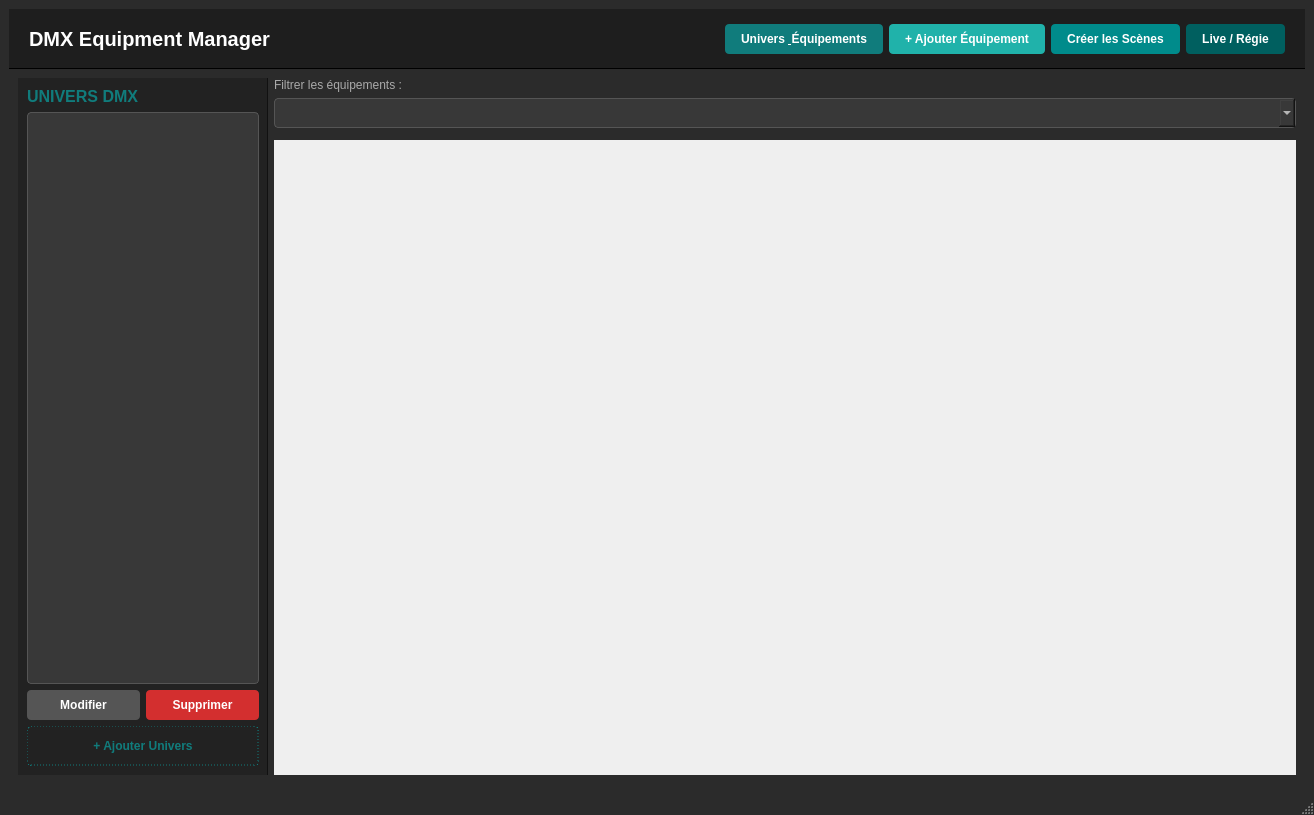
<?xml version="1.0" encoding="UTF-8"?>
<ui version="4.0">
 <class>InterfacePcClient</class>
 <widget class="QMainWindow" name="InterfacePcClient">
  <property name="geometry">
   <rect>
    <x>0</x>
    <y>0</y>
    <width>1314</width>
    <height>811</height>
   </rect>
  </property>
  <property name="windowTitle">
   <string>DMX Equipment Manager</string>
  </property>
  <property name="styleSheet">
   <string notr="true">QMainWindow { background-color: #2b2b2b; }</string>
  </property>
  <widget class="QWidget" name="centralWidget">
   <layout class="QVBoxLayout" name="mainLayout">
    <property name="spacing">
     <number>0</number>
    </property>
    <item>
     <widget class="QFrame" name="header">
      <property name="styleSheet">
       <string notr="true">QFrame#header { background-color: #1e1e1e; border-bottom: 1px solid #000; }</string>
      </property>
      <layout class="QHBoxLayout" name="headerLayout">
       <property name="leftMargin">
        <number>20</number>
       </property>
       <property name="topMargin">
        <number>15</number>
       </property>
       <property name="rightMargin">
        <number>20</number>
       </property>
       <property name="bottomMargin">
        <number>15</number>
       </property>
       <item>
        <widget class="QLabel" name="mainTitle">
         <property name="styleSheet">
          <string notr="true">color: #ffffff; font-size: 20px; font-weight: bold; font-family: 'Segoe UI';</string>
         </property>
         <property name="text">
          <string>DMX Equipment Manager</string>
         </property>
        </widget>
       </item>
       <item>
        <spacer name="hSpacer">
         <property name="orientation">
          <enum>Qt::Orientation::Horizontal</enum>
         </property>
         <property name="sizeHint" stdset="0">
          <size>
           <width>0</width>
           <height>0</height>
          </size>
         </property>
        </spacer>
       </item>
       <item>
        <widget class="QPushButton" name="btnGoToList">
         <property name="styleSheet">
          <string notr="true">QPushButton { background-color: #107c7c; color: white; border-radius: 4px; padding: 8px 16px; font-weight: bold; border: none; } QPushButton:hover { background-color: #149999; }</string>
         </property>
         <property name="text">
          <string>Univers &amp; Équipements</string>
         </property>
        </widget>
       </item>
       <item>
        <widget class="QPushButton" name="btnAddMain">
         <property name="styleSheet">
          <string notr="true">QPushButton { background-color: #20b2aa; color: white; border-radius: 4px; padding: 8px 16px; font-weight: bold; border: none; } QPushButton:hover { background-color: #149999; }</string>
         </property>
         <property name="text">
          <string>+ Ajouter Équipement</string>
         </property>
        </widget>
       </item>
       <item>
        <widget class="QPushButton" name="btnGoToScenes">
         <property name="styleSheet">
          <string notr="true">QPushButton { background-color: #008b8b; color: white; border-radius: 4px; padding: 8px 16px; font-weight: bold; border: none; } QPushButton:hover { background-color: #149999; }</string>
         </property>
         <property name="text">
          <string>Créer les Scènes</string>
         </property>
        </widget>
       </item>
       <item>
        <widget class="QPushButton" name="btnGoToLive">
         <property name="styleSheet">
          <string notr="true">QPushButton { background-color: #005f5f; color: white; border-radius: 4px; padding: 8px 16px; font-weight: bold; border: none; } QPushButton:hover { background-color: #149999; }</string>
         </property>
         <property name="text">
          <string>Live / Régie</string>
         </property>
        </widget>
       </item>
      </layout>
     </widget>
    </item>
    <item>
     <widget class="QStackedWidget" name="stackedWidget">
      <property name="currentIndex">
       <number>0</number>
      </property>
      <widget class="QWidget" name="listPage">
       <layout class="QHBoxLayout" name="listPageLayout">
        <property name="margin" stdset="0">
         <number>0</number>
        </property>
        <item>
         <widget class="QWidget" name="widget" native="true">
          <layout class="QGridLayout" name="gridLayout">
           <item row="1" column="1">
            <widget class="QComboBox" name="filterUniversCombo">
             <property name="styleSheet">
              <string notr="true">background-color: #383838; border: 1px solid #555; color: #ffffff; padding: 6px; border-radius: 4px;</string>
             </property>
            </widget>
           </item>
           <item row="3" column="1">
            <widget class="QScrollArea" name="listScroll">
             <property name="minimumSize">
              <size>
               <width>597</width>
               <height>635</height>
              </size>
             </property>
             <property name="frameShape">
              <enum>QFrame::Shape::NoFrame</enum>
             </property>
             <property name="widgetResizable">
              <bool>true</bool>
             </property>
             <widget class="QWidget" name="scrollContent">
              <property name="geometry">
               <rect>
                <x>0</x>
                <y>0</y>
                <width>1022</width>
                <height>635</height>
               </rect>
              </property>
              <widget class="QWidget" name="gridLayoutWidget">
               <property name="geometry">
                <rect>
                 <x>0</x>
                 <y>0</y>
                 <width>1021</width>
                 <height>631</height>
                </rect>
               </property>
               <layout class="QGridLayout" name="equipmentsGrid">
                <property name="spacing">
                 <number>15</number>
                </property>
               </layout>
              </widget>
             </widget>
            </widget>
           </item>
           <item row="0" column="1">
            <widget class="QLabel" name="filterLabel">
             <property name="styleSheet">
              <string notr="true">color: #aaaaaa; font-size: 12px; font-weight: normal;</string>
             </property>
             <property name="text">
              <string>Filtrer les équipements :</string>
             </property>
            </widget>
           </item>
           <item row="0" column="0" rowspan="4">
            <widget class="QFrame" name="sidebar">
             <property name="enabled">
              <bool>true</bool>
             </property>
             <property name="minimumSize">
              <size>
               <width>50</width>
               <height>635</height>
              </size>
             </property>
             <property name="maximumSize">
              <size>
               <width>250</width>
               <height>16777215</height>
              </size>
             </property>
             <property name="styleSheet">
              <string notr="true">QFrame#sidebar { background-color: #222222; border-right: 1px solid #111; } QLabel { color: #107c7c; font-size: 16px; font-weight: bold; }</string>
             </property>
             <layout class="QVBoxLayout" name="sidebarLayout">
              <item>
               <widget class="QLabel" name="uniTitle">
                <property name="text">
                 <string>UNIVERS DMX</string>
                </property>
               </widget>
              </item>
              <item>
               <widget class="QListWidget" name="uiUniversList">
                <property name="styleSheet">
                 <string notr="true">QListWidget { background-color: #383838; border: 1px solid #555; color: #ffffff; border-radius: 4px; } QListWidget::item { padding: 10px; border-bottom: 1px solid #444; } QListWidget::item:selected { background-color: #107c7c; color: white; }</string>
                </property>
               </widget>
              </item>
              <item>
               <layout class="QHBoxLayout" name="uniActionsLayout">
                <item>
                 <widget class="QPushButton" name="btnEditUnivers">
                  <property name="styleSheet">
                   <string notr="true">QPushButton { background-color: #555555; color: white; border-radius: 4px; padding: 8px; font-weight: bold; } QPushButton:hover { background-color: #666666; }</string>
                  </property>
                  <property name="text">
                   <string>Modifier</string>
                  </property>
                 </widget>
                </item>
                <item>
                 <widget class="QPushButton" name="btnDeleteUnivers">
                  <property name="styleSheet">
                   <string notr="true">QPushButton { background-color: #d32f2f; color: white; border-radius: 4px; padding: 8px; font-weight: bold; } QPushButton:hover { background-color: #f44336; }</string>
                  </property>
                  <property name="text">
                   <string>Supprimer</string>
                  </property>
                 </widget>
                </item>
               </layout>
              </item>
              <item>
               <widget class="QPushButton" name="btnAddUnivers">
                <property name="styleSheet">
                 <string notr="true">QPushButton { background-color: transparent; color: #107c7c; border: 1px dashed #107c7c; padding: 12px; border-radius: 4px; font-weight: bold; } QPushButton:hover { background-color: rgba(16, 124, 124, 0.1); }</string>
                </property>
                <property name="text">
                 <string>+ Ajouter Univers</string>
                </property>
               </widget>
              </item>
             </layout>
            </widget>
           </item>
          </layout>
         </widget>
        </item>
       </layout>
      </widget>
      <widget class="QWidget" name="formPage">
       <layout class="QVBoxLayout" name="formPageLayout">
        <property name="margin" stdset="0">
         <number>20</number>
        </property>
        <item>
         <widget class="QScrollArea" name="formScroll">
          <property name="widgetResizable">
           <bool>true</bool>
          </property>
          <widget class="QWidget" name="formScrollContent">
           <property name="geometry">
            <rect>
             <x>0</x>
             <y>0</y>
             <width>1254</width>
             <height>668</height>
            </rect>
           </property>
           <property name="styleSheet">
            <string notr="true">background-color: transparent;</string>
           </property>
           <layout class="QVBoxLayout" name="formLayout">
            <item>
             <widget class="QLabel" name="formTitle">
              <property name="styleSheet">
               <string notr="true">color: #107c7c; font-size: 16px; font-weight: bold;</string>
              </property>
              <property name="text">
               <string>Équipement DMX</string>
              </property>
             </widget>
            </item>
            <item>
             <layout class="QGridLayout" name="infoGrid">
              <item row="1" column="0">
               <widget class="QLineEdit" name="nameEdit">
                <property name="styleSheet">
                 <string notr="true">background-color: #383838; border: 1px solid #555; color: #ffffff; padding: 8px; border-radius: 4px;</string>
                </property>
                <property name="placeholderText">
                 <string>Ex. iRock7s</string>
                </property>
               </widget>
              </item>
              <item row="1" column="2">
               <widget class="QLineEdit" name="startAddressEdit">
                <property name="styleSheet">
                 <string notr="true">background-color: #383838; border: 1px solid #555; color: #ffffff; padding: 8px; border-radius: 4px;</string>
                </property>
                <property name="placeholderText">
                 <string>Ex. 1</string>
                </property>
               </widget>
              </item>
              <item row="1" column="1">
               <widget class="QComboBox" name="universCombo">
                <property name="styleSheet">
                 <string notr="true">background-color: #383838; border: 1px solid #555; color: #ffffff; padding: 8px; border-radius: 4px;</string>
                </property>
               </widget>
              </item>
              <item row="0" column="0">
               <widget class="QLabel" name="label">
                <property name="styleSheet">
                 <string>color: #cccccc;</string>
                </property>
                <property name="text">
                 <string>NOM DE L'ÉQUIPEMENT</string>
                </property>
               </widget>
              </item>
              <item row="1" column="3">
               <widget class="QPushButton" name="pushButtonCouleur">
                <property name="styleSheet">
                 <string notr="true">QPushButton {background-color: &quot;#000000&quot; ;color: white; border-radius: 4px; padding: 8px; font-weight: bold;}</string>
                </property>
                <property name="text">
                 <string>Couleur</string>
                </property>
               </widget>
              </item>
             </layout>
            </item>
            <item>
             <widget class="QLabel" name="channelCountLabel">
              <property name="styleSheet">
               <string notr="true">font-weight: bold; font-size: 13px; color: #aaaaaa;</string>
              </property>
             </widget>
            </item>
            <item>
             <layout class="QVBoxLayout" name="channelsFormLayout"/>
            </item>
            <item>
             <widget class="QPushButton" name="btnAddChannelGlobal">
              <property name="styleSheet">
               <string notr="true">QPushButton { background-color: transparent; color: #107c7c; border: 1px dashed #107c7c; padding: 12px; border-radius: 4px; font-weight: bold; }</string>
              </property>
              <property name="text">
               <string>+ Ajouter un canal</string>
              </property>
             </widget>
            </item>
            <item>
             <layout class="QHBoxLayout" name="bottomLayout">
              <item>
               <spacer name="s">
                <property name="orientation">
                 <enum>Qt::Orientation::Horizontal</enum>
                </property>
                <property name="sizeHint" stdset="0">
                 <size>
                  <width>0</width>
                  <height>0</height>
                 </size>
                </property>
               </spacer>
              </item>
              <item>
               <widget class="QPushButton" name="btnCancel">
                <property name="styleSheet">
                 <string notr="true">QPushButton { background-color: #555555; color: white; border-radius: 4px; padding: 8px 16px; font-weight: bold; }</string>
                </property>
                <property name="text">
                 <string>Annuler</string>
                </property>
               </widget>
              </item>
              <item>
               <widget class="QPushButton" name="btnSave">
                <property name="styleSheet">
                 <string notr="true">QPushButton { background-color: #388e3c; color: white; border-radius: 4px; padding: 8px 16px; font-weight: bold; }</string>
                </property>
                <property name="text">
                 <string>Enregistrer</string>
                </property>
               </widget>
              </item>
             </layout>
            </item>
           </layout>
          </widget>
         </widget>
        </item>
       </layout>
      </widget>
      <widget class="QWidget" name="scenesPage">
       <layout class="QVBoxLayout" name="scenesPageLayout">
        <property name="margin" stdset="0">
         <number>20</number>
        </property>
        <item>
         <layout class="QVBoxLayout" name="scenesTopLayout">
          <item>
           <layout class="QHBoxLayout" name="scenesH1">
            <item>
             <widget class="QLabel" name="scenesTitle">
              <property name="styleSheet">
               <string notr="true">color: #107c7c; font-size: 16px; font-weight: bold;</string>
              </property>
              <property name="text">
               <string>GESTION DES SCÈNES</string>
              </property>
             </widget>
            </item>
            <item>
             <spacer name="s2">
              <property name="orientation">
               <enum>Qt::Orientation::Horizontal</enum>
              </property>
              <property name="sizeHint" stdset="0">
               <size>
                <width>0</width>
                <height>0</height>
               </size>
              </property>
             </spacer>
            </item>
            <item>
             <widget class="QComboBox" name="scenesUniversCombo">
              <property name="styleSheet">
               <string notr="true">background-color: #383838; color: white; padding: 5px; border-radius: 4px;</string>
              </property>
             </widget>
            </item>
            <item>
             <widget class="QPushButton" name="btnResetSliders">
              <property name="styleSheet">
               <string notr="true">QPushButton { background-color: #555555; color: white; padding: 8px 16px; border-radius: 4px; font-weight: bold;}</string>
              </property>
              <property name="text">
               <string>Reset 0</string>
              </property>
             </widget>
            </item>
           </layout>
          </item>
          <item>
           <layout class="QHBoxLayout" name="scenesH2">
            <item>
             <widget class="QComboBox" name="scenesCombo">
              <property name="styleSheet">
               <string notr="true">background-color: #383838; color: white; padding: 8px; border-radius: 4px;</string>
              </property>
             </widget>
            </item>
            <item>
             <widget class="QPushButton" name="btnRenameScene">
              <property name="styleSheet">
               <string notr="true">QPushButton { background-color: #555555; color: white; padding: 8px 16px; border-radius: 4px; font-weight: bold; }</string>
              </property>
              <property name="text">
               <string>Renommer</string>
              </property>
             </widget>
            </item>
            <item>
             <widget class="QPushButton" name="btnDeleteScene">
              <property name="styleSheet">
               <string notr="true">QPushButton { background-color: #d32f2f; color: white; padding: 8px 16px; border-radius: 4px; font-weight: bold; }</string>
              </property>
              <property name="text">
               <string>Supprimer</string>
              </property>
             </widget>
            </item>
            <item>
             <widget class="QPushButton" name="btnSaveScene">
              <property name="styleSheet">
               <string notr="true">QPushButton { background-color: #388e3c; color: white; padding: 8px 16px; border-radius: 4px; font-weight: bold; }</string>
              </property>
              <property name="text">
               <string>Sauvegarder</string>
              </property>
             </widget>
            </item>
           </layout>
          </item>
         </layout>
        </item>
        <item>
         <widget class="QScrollArea" name="slidersScroll">
          <property name="widgetResizable">
           <bool>true</bool>
          </property>
          <widget class="QWidget" name="slidersContainer">
           <property name="geometry">
            <rect>
             <x>0</x>
             <y>0</y>
             <width>44</width>
             <height>18</height>
            </rect>
           </property>
           <layout class="QGridLayout" name="slidersGrid"/>
          </widget>
         </widget>
        </item>
       </layout>
      </widget>
      <widget class="QWidget" name="livePage">
       <layout class="QVBoxLayout" name="liveMainLayout">
        <property name="margin" stdset="0">
         <number>20</number>
        </property>
        <item>
         <layout class="QHBoxLayout" name="liveTitleLayout">
          <item>
           <widget class="QLabel" name="liveTitle">
            <property name="styleSheet">
             <string notr="true">color: #107c7c; font-size: 16px; font-weight: bold;</string>
            </property>
            <property name="text">
             <string>RÉGIE LIVE</string>
            </property>
           </widget>
          </item>
          <item>
           <spacer name="liveTitleSpacer">
            <property name="orientation">
             <enum>Qt::Orientation::Horizontal</enum>
            </property>
            <property name="sizeHint" stdset="0">
             <size>
              <width>0</width>
              <height>0</height>
             </size>
            </property>
           </spacer>
          </item>
          <item>
           <widget class="QLabel" name="liveFilterLabel">
            <property name="styleSheet">
             <string notr="true">color: #aaaaaa; font-size: 12px; font-weight: normal;</string>
            </property>
            <property name="text">
             <string>Filtrer par univers :</string>
            </property>
           </widget>
          </item>
          <item>
           <widget class="QComboBox" name="liveUniversCombo">
            <property name="minimumSize">
             <size>
              <width>200</width>
              <height>0</height>
             </size>
            </property>
            <property name="styleSheet">
             <string notr="true">background-color: #383838; border: 1px solid #555; color: #ffffff; padding: 6px; border-radius: 4px;</string>
            </property>
           </widget>
          </item>
         </layout>
        </item>
        <item>
         <layout class="QHBoxLayout" name="tcpLayout">
          <item>
           <widget class="QLineEdit" name="lineEditIP">
            <property name="styleSheet">
             <string notr="true">background-color: #383838; color: white; padding: 8px; border-radius: 4px;</string>
            </property>
            <property name="text">
             <string>192.168.1.20</string>
            </property>
           </widget>
          </item>
          <item>
           <widget class="QSpinBox" name="spinBoxPort">
            <property name="styleSheet">
             <string notr="true">background-color: #383838; color: white; padding: 8px; border-radius: 4px;</string>
            </property>
            <property name="maximum">
             <number>65535</number>
            </property>
            <property name="value">
             <number>12345</number>
            </property>
           </widget>
          </item>
          <item>
           <widget class="QPushButton" name="btnConnectTCP">
            <property name="styleSheet">
             <string notr="true">QPushButton { background-color: #555555;  color: white; border-radius: 4px; padding: 8px 16px; font-weight: bold; border: none; }</string>
            </property>
            <property name="text">
             <string>Connexion</string>
            </property>
           </widget>
          </item>
         </layout>
        </item>
        <item>
         <widget class="QListWidget" name="liveScenesList">
          <property name="styleSheet">
           <string notr="true">QListWidget { background-color: #383838; color: white; border-radius: 4px; } QListWidget::item { padding: 15px; border-bottom: 1px solid #444; } QListWidget::item:selected { background-color: #107c7c; font-weight: bold; }</string>
          </property>
         </widget>
        </item>
        <item>
         <widget class="QPushButton" name="btnLaunchLiveScene">
          <property name="styleSheet">
           <string notr="true">QPushButton { background-color: #388e3c; color: white; padding: 20px; border-radius: 8px; font-size: 18px; font-weight: bold; } QPushButton:disabled { background-color: #444444; color: #777777; }</string>
          </property>
          <property name="text">
           <string>Lancer la scène</string>
          </property>
         </widget>
        </item>
       </layout>
      </widget>
     </widget>
    </item>
   </layout>
  </widget>
  <widget class="QStatusBar" name="statusBar"/>
 </widget>
 <resources/>
 <connections/>
</ui>
